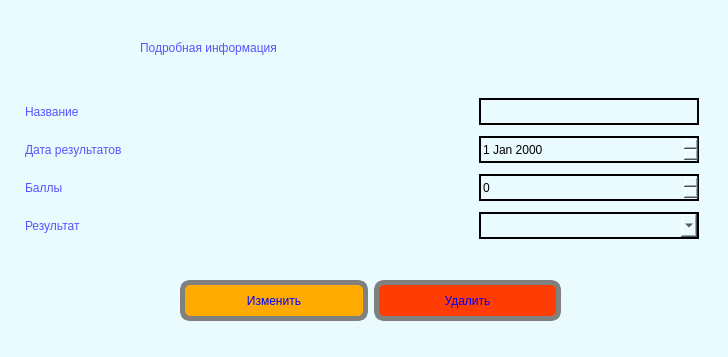
<?xml version="1.0" encoding="UTF-8"?>
<ui version="4.0">
 <class>Dialog</class>
 <widget class="QDialog" name="Dialog">
  <property name="geometry">
   <rect>
    <x>0</x>
    <y>0</y>
    <width>728</width>
    <height>357</height>
   </rect>
  </property>
  <property name="windowTitle">
   <string>Подробная информация о результатах</string>
  </property>
  <property name="styleSheet">
   <string notr="true">
background-color: rgb(233, 251, 255);
</string>
  </property>
  <widget class="QLabel" name="label">
   <property name="geometry">
    <rect>
     <x>140</x>
     <y>20</y>
     <width>432</width>
     <height>56</height>
    </rect>
   </property>
   <property name="maximumSize">
    <size>
     <width>10000000</width>
     <height>10000000</height>
    </size>
   </property>
   <property name="styleSheet">
    <string notr="true">color: rgb(85, 85, 255);
font: italic 28pt &quot;Monotype Corsiva&quot;;

</string>
   </property>
   <property name="text">
    <string>Подробная информация</string>
   </property>
  </widget>
  <widget class="QWidget" name="layoutWidget_2">
   <property name="geometry">
    <rect>
     <x>180</x>
     <y>260</y>
     <width>381</width>
     <height>81</height>
    </rect>
   </property>
   <layout class="QHBoxLayout" name="horizontalLayout_9">
    <item>
     <widget class="QPushButton" name="edit_button">
      <property name="minimumSize">
       <size>
        <width>151</width>
        <height>41</height>
       </size>
      </property>
      <property name="styleSheet">
       <string notr="true">#edit_button {
font: 75 10pt &quot;MS Shell Dlg 2&quot;;
border-radius: 10px;
border: 5px solid grey;
color: blue;
background-color:rgb(255, 170, 0);
}

#edit_button:hover {
border: 5px solid #5555ff;
}
</string>
      </property>
      <property name="text">
       <string>Изменить</string>
      </property>
     </widget>
    </item>
    <item>
     <widget class="QPushButton" name="del_button">
      <property name="minimumSize">
       <size>
        <width>151</width>
        <height>41</height>
       </size>
      </property>
      <property name="styleSheet">
       <string notr="true">#del_button {
font: 75 10pt &quot;MS Shell Dlg 2&quot;;
border-radius: 10px;
border: 5px solid grey;
color: blue;
background-color: rgb(255, 60, 1);
}

#del_button:hover {
border: 5px solid #5555ff;
}
</string>
      </property>
      <property name="text">
       <string>Удалить</string>
      </property>
     </widget>
    </item>
   </layout>
  </widget>
  <widget class="QWidget" name="layoutWidget">
   <property name="geometry">
    <rect>
     <x>24</x>
     <y>93</y>
     <width>678</width>
     <height>151</height>
    </rect>
   </property>
   <layout class="QVBoxLayout" name="verticalLayout">
    <item>
     <layout class="QHBoxLayout" name="horizontalLayout">
      <item>
       <widget class="QLabel" name="label_name">
        <property name="minimumSize">
         <size>
          <width>220</width>
          <height>0</height>
         </size>
        </property>
        <property name="maximumSize">
         <size>
          <width>110</width>
          <height>27</height>
         </size>
        </property>
        <property name="styleSheet">
         <string notr="true">color: rgb(85, 85, 255);
font: italic 17pt &quot;Monotype Corsiva&quot;;

</string>
        </property>
        <property name="text">
         <string>Название</string>
        </property>
       </widget>
      </item>
      <item>
       <widget class="QLabel" name="label_name_2">
        <property name="minimumSize">
         <size>
          <width>220</width>
          <height>0</height>
         </size>
        </property>
        <property name="maximumSize">
         <size>
          <width>110</width>
          <height>27</height>
         </size>
        </property>
        <property name="styleSheet">
         <string notr="true">color: rgb(0, 0, 0);
font: 75 12pt &quot;MS Shell Dlg 2&quot;;

</string>
        </property>
        <property name="text">
         <string/>
        </property>
       </widget>
      </item>
      <item>
       <widget class="QLineEdit" name="edit_name">
        <property name="minimumSize">
         <size>
          <width>220</width>
          <height>27</height>
         </size>
        </property>
        <property name="maximumSize">
         <size>
          <width>220</width>
          <height>27</height>
         </size>
        </property>
        <property name="styleSheet">
         <string notr="true">border: 2px solid black;</string>
        </property>
       </widget>
      </item>
     </layout>
    </item>
    <item>
     <layout class="QHBoxLayout" name="horizontalLayout_2">
      <item>
       <widget class="QLabel" name="label_date_res">
        <property name="minimumSize">
         <size>
          <width>220</width>
          <height>0</height>
         </size>
        </property>
        <property name="maximumSize">
         <size>
          <width>110</width>
          <height>27</height>
         </size>
        </property>
        <property name="styleSheet">
         <string notr="true">color: rgb(85, 85, 255);
font: italic 17pt &quot;Monotype Corsiva&quot;;

</string>
        </property>
        <property name="text">
         <string>Дата результатов</string>
        </property>
       </widget>
      </item>
      <item>
       <widget class="QLabel" name="label_date_res_2">
        <property name="minimumSize">
         <size>
          <width>220</width>
          <height>0</height>
         </size>
        </property>
        <property name="maximumSize">
         <size>
          <width>110</width>
          <height>27</height>
         </size>
        </property>
        <property name="styleSheet">
         <string notr="true">color: rgb(0, 0, 0);
font: 75 12pt &quot;MS Shell Dlg 2&quot;;

</string>
        </property>
        <property name="text">
         <string/>
        </property>
       </widget>
      </item>
      <item>
       <widget class="QDateEdit" name="dateEdit">
        <property name="minimumSize">
         <size>
          <width>220</width>
          <height>27</height>
         </size>
        </property>
        <property name="maximumSize">
         <size>
          <width>220</width>
          <height>27</height>
         </size>
        </property>
        <property name="styleSheet">
         <string notr="true">border: 2px solid black;</string>
        </property>
       </widget>
      </item>
     </layout>
    </item>
    <item>
     <layout class="QHBoxLayout" name="horizontalLayout_3">
      <item>
       <widget class="QLabel" name="label_score">
        <property name="minimumSize">
         <size>
          <width>220</width>
          <height>0</height>
         </size>
        </property>
        <property name="maximumSize">
         <size>
          <width>110</width>
          <height>27</height>
         </size>
        </property>
        <property name="styleSheet">
         <string notr="true">color: rgb(85, 85, 255);
font: italic 17pt &quot;Monotype Corsiva&quot;;

</string>
        </property>
        <property name="text">
         <string>Баллы</string>
        </property>
       </widget>
      </item>
      <item>
       <widget class="QLabel" name="label_score_2">
        <property name="minimumSize">
         <size>
          <width>220</width>
          <height>0</height>
         </size>
        </property>
        <property name="maximumSize">
         <size>
          <width>110</width>
          <height>27</height>
         </size>
        </property>
        <property name="styleSheet">
         <string notr="true">color: rgb(0, 0, 0);
font: 75 12pt &quot;MS Shell Dlg 2&quot;;

</string>
        </property>
        <property name="text">
         <string/>
        </property>
       </widget>
      </item>
      <item>
       <widget class="QSpinBox" name="spin_box_score">
        <property name="minimumSize">
         <size>
          <width>220</width>
          <height>27</height>
         </size>
        </property>
        <property name="maximumSize">
         <size>
          <width>220</width>
          <height>27</height>
         </size>
        </property>
        <property name="styleSheet">
         <string notr="true">border: 2px solid black;</string>
        </property>
       </widget>
      </item>
     </layout>
    </item>
    <item>
     <layout class="QHBoxLayout" name="horizontalLayout_4">
      <item>
       <widget class="QLabel" name="label_res">
        <property name="minimumSize">
         <size>
          <width>220</width>
          <height>0</height>
         </size>
        </property>
        <property name="maximumSize">
         <size>
          <width>110</width>
          <height>27</height>
         </size>
        </property>
        <property name="styleSheet">
         <string notr="true">color: rgb(85, 85, 255);
font: italic 17pt &quot;Monotype Corsiva&quot;;

</string>
        </property>
        <property name="text">
         <string>Результат</string>
        </property>
       </widget>
      </item>
      <item>
       <widget class="QLabel" name="label_res_2">
        <property name="minimumSize">
         <size>
          <width>220</width>
          <height>0</height>
         </size>
        </property>
        <property name="maximumSize">
         <size>
          <width>110</width>
          <height>27</height>
         </size>
        </property>
        <property name="styleSheet">
         <string notr="true">color: rgb(0, 0, 0);
font: 75 12pt &quot;MS Shell Dlg 2&quot;;

</string>
        </property>
        <property name="text">
         <string/>
        </property>
       </widget>
      </item>
      <item>
       <widget class="QComboBox" name="combo_res">
        <property name="minimumSize">
         <size>
          <width>220</width>
          <height>27</height>
         </size>
        </property>
        <property name="maximumSize">
         <size>
          <width>220</width>
          <height>27</height>
         </size>
        </property>
        <property name="styleSheet">
         <string notr="true">border: 2px solid black;</string>
        </property>
       </widget>
      </item>
     </layout>
    </item>
   </layout>
  </widget>
 </widget>
 <resources/>
 <connections/>
</ui>
